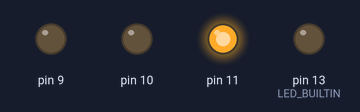
A sketch run on a simulated Arduino Uno, built with avr-gcc and run on an emulated ATmega328P. Parts: output pins drawn as LEDs (lit = HIGH).

Above: at 0.5 s.
At 2.5 s:
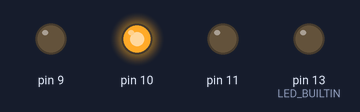
At 4.5 s:
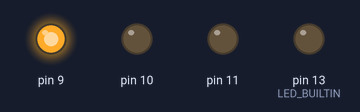
At 6.0 s:
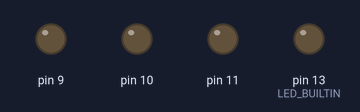
At 7.5 s:
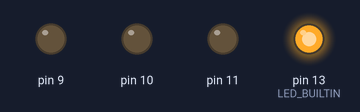
Timing chart, 0 to 11.7 s (numbered marks = the images above):
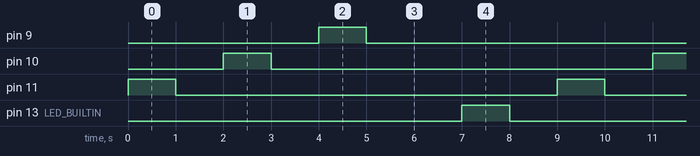

Measured:
- by itself, pin 9–11, pin 13 (LED_BUILTIN): alternates HIGH for 1.0 s and LOW for 8.0 s
- by itself, everything shown: repeats every 9.0 s, in 8 steps

The sketch:

fabulous_uusam1.ino
```cpp
// C++ code
//
void setup()
{
  pinMode(11, OUTPUT);
  pinMode(10, OUTPUT);
  pinMode(9, OUTPUT);
  pinMode(LED_BUILTIN, OUTPUT);
}

void loop()
{
  analogWrite(11, 255);
  delay(1000); // Wait for 1000 millisecond(s)
  analogWrite(11, 0);
  delay(1000); // Wait for 1000 millisecond(s)
  analogWrite(10, 255);
  delay(1000); // Wait for 1000 millisecond(s)
  analogWrite(10, 0);
  delay(1000); // Wait for 1000 millisecond(s)
  analogWrite(9, 255);
  delay(1000); // Wait for 1000 millisecond(s)
  analogWrite(9, 0);
  delay(1000); // Wait for 1000 millisecond(s)

  delay(1000); // Wait for 1000 millisecond(s)
  digitalWrite(LED_BUILTIN, HIGH);
  delay(1000); // Wait for 1000 millisecond(s)
  digitalWrite(LED_BUILTIN, LOW);
  delay(1000); // Wait for 1000 millisecond(s)
}
```
